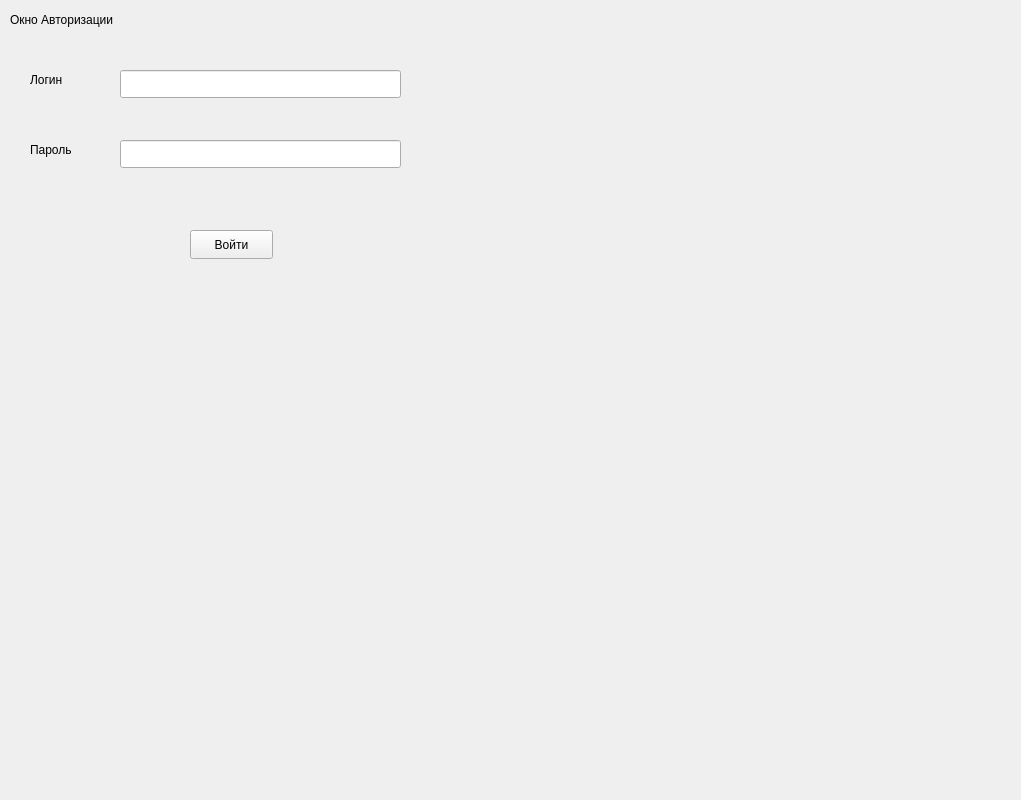
<?xml version="1.0" encoding="UTF-8"?>
<ui version="4.0">
 <class>Auto</class>
 <widget class="QWidget" name="Auto">
  <property name="geometry">
   <rect>
    <x>0</x>
    <y>0</y>
    <width>1021</width>
    <height>800</height>
   </rect>
  </property>
  <property name="windowTitle">
   <string>Form</string>
  </property>
  <widget class="QLabel" name="label">
   <property name="geometry">
    <rect>
     <x>10</x>
     <y>10</y>
     <width>141</width>
     <height>20</height>
    </rect>
   </property>
   <property name="text">
    <string>Окно Авторизации</string>
   </property>
  </widget>
  <widget class="QLabel" name="label_2">
   <property name="geometry">
    <rect>
     <x>30</x>
     <y>70</y>
     <width>63</width>
     <height>20</height>
    </rect>
   </property>
   <property name="text">
    <string>Логин</string>
   </property>
  </widget>
  <widget class="QLabel" name="label_3">
   <property name="geometry">
    <rect>
     <x>30</x>
     <y>140</y>
     <width>63</width>
     <height>20</height>
    </rect>
   </property>
   <property name="text">
    <string>Пароль</string>
   </property>
  </widget>
  <widget class="QLineEdit" name="Login">
   <property name="geometry">
    <rect>
     <x>120</x>
     <y>70</y>
     <width>281</width>
     <height>28</height>
    </rect>
   </property>
  </widget>
  <widget class="QLineEdit" name="Password">
   <property name="geometry">
    <rect>
     <x>120</x>
     <y>140</y>
     <width>281</width>
     <height>28</height>
    </rect>
   </property>
  </widget>
  <widget class="QPushButton" name="Start">
   <property name="geometry">
    <rect>
     <x>190</x>
     <y>230</y>
     <width>83</width>
     <height>29</height>
    </rect>
   </property>
   <property name="text">
    <string>Войти</string>
   </property>
  </widget>
 </widget>
 <resources/>
 <connections/>
</ui>
